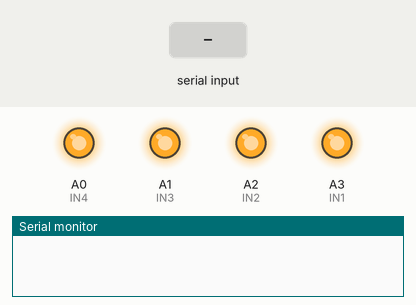
This sketch was run on a simulated Arduino Uno, built with avr-gcc and run on an emulated ATmega328P. Shown: output pins drawn as LEDs (lit = HIGH), the last lines printed to the serial monitor. The inputs (shaded band) are chosen by the test bench.

Above: at 1.2 s.
1.3 s: "1\n" received over Serial
At 2.2 s:
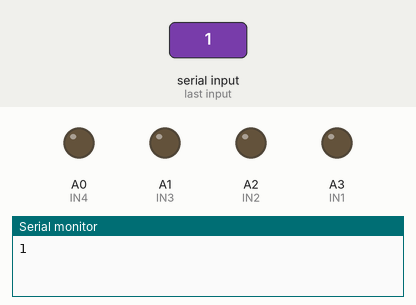
Timing chart, 0 to 4.3 s (numbered marks = the images above; inputs shaded):
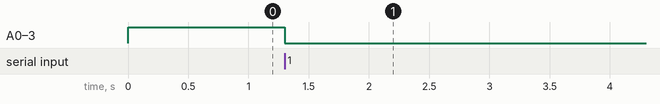

The sketch:

focosArduino.ino
```cpp
#include <ArduinoJson.h>
#ifdef __AVR__
  #include <avr/power.h>
#endif

StaticJsonDocument<200> doc;

int IN1 = A3;
int IN2 = A2;
int IN3 = A1;
int IN4 = A0;

void setup() {
  Serial.begin(9600);
  relay_init();
  while (!Serial) continue;
}

void loop() {
  if (Serial.available()) {
    String data = Serial.readStringUntil('\n');
    Serial.println(data);

    DeserializationError error = deserializeJson(doc, data);

    // Test if parsing succeeds.
    if (error) {
      Serial.print(F("deserializeJson() failed: "));
      Serial.println(error.f_str());
      return;
    }
    int in1 = doc["IN1"];
    relay_SetStatus(doc["IN1"], doc["IN2"], doc["IN3"], doc["IN4"]);
  }
}

void relay_init(void) {
  pinMode(IN1, OUTPUT);
  pinMode(IN2, OUTPUT);
  pinMode(IN3, OUTPUT);
  pinMode(IN4, OUTPUT);
  relay_SetStatus(1, 1, 1, 1);//turn off all the relay
}

void relay_SetStatus( unsigned char status_1,  unsigned char status_2, unsigned char status_3,unsigned char status_4) {
  digitalWrite(IN1, status_1);
  digitalWrite(IN2, status_2);
  digitalWrite(IN3, status_3);
  digitalWrite(IN4, status_4);
}
```

Measured:
- after the input at 1.3 s, A0 (IN4), A1 (IN3), A2 (IN2), A3 (IN1): HIGH → LOW at once
